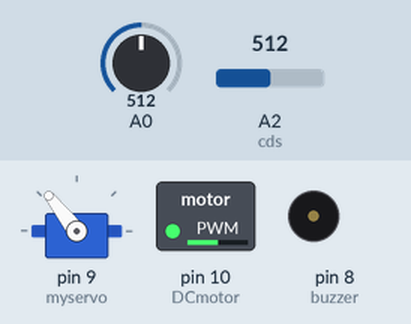
Recording of a sketch running on a simulated Arduino Uno, built with avr-gcc and run on an emulated ATmega328P. Parts: servo, switched loads named in the sketch (green lamp = pin HIGH), buzzer (waves = sounding, pin HIGH). Inputs (shaded band) come from the test bench; at power-on: A0 = 512, A2 (cds) = 512. What the sketch prints to the serial monitor is not drawn.

Above: at 3.2 s.
3.3 s: A0 set to 710
At 6.1 s:
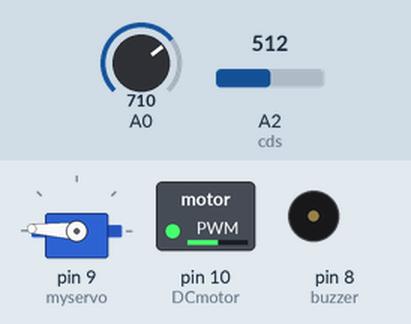
6.5 s: A0 set to 736
At 8.1 s:
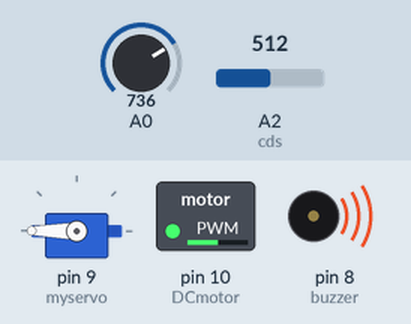
13.2 s: A2 (cds) set to 716
At 18.0 s:
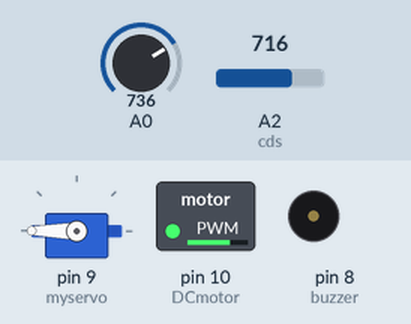
18.9 s: A2 (cds) set to 900
At 21.6 s:
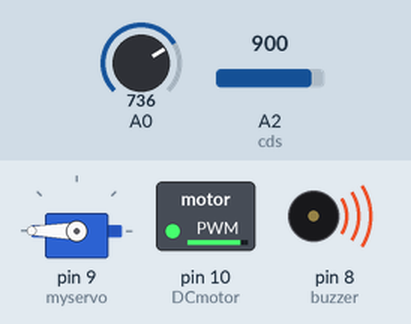
25.6 s: A0 set to 716
At 27.2 s:
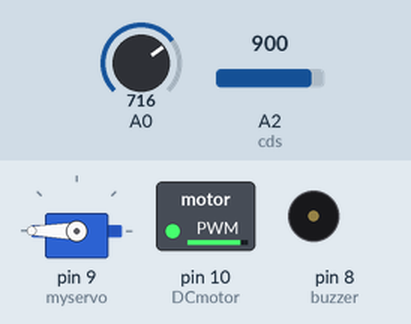
30.9 s: A2 (cds) set to 170
At 32.5 s:
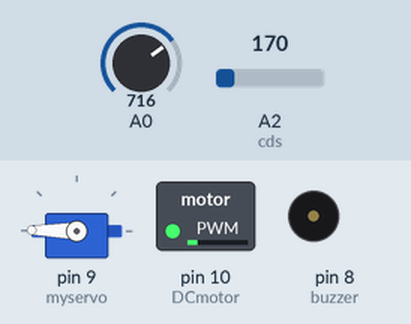
Timing chart, 0 to 34.0 s (numbered marks = the images above; inputs shaded):
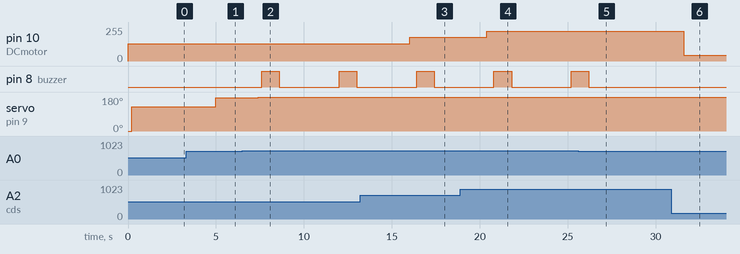

The sketch:

golden_bell_C26-2.ino
```cpp
#include<Servo.h>
int DCmotor=10;
int buzzer = 8;
Servo myservo;
#define cds A2

void setup() {
  pinMode(DCmotor,OUTPUT);
  pinMode(buzzer,OUTPUT);
  pinMode(cds, INPUT);
  Serial.begin(9600);
  myservo.attach(9);
  myservo.write(0);
}

void loop() {

  int cdsvalue = analogRead(A2);
  analogWrite(DCmotor,cdsvalue/4);
  Serial.println("빛의 양 : ");
  Serial.println(cdsvalue);
  Serial.println("\n");
  delay(200);

  int potentiometer=(analogRead(A0)/4);
  myservo.write(potentiometer);
  Serial.println("가변저항 : ");
  Serial.print(potentiometer);
  Serial.println("\n\n");
  delay(200);
  if(potentiometer>180)
  {
  digitalWrite(buzzer,HIGH);
  delay(1000);
  digitalWrite(buzzer,LOW);
  delay(1000);
  }
  delay(2000);

}
```

Measured:
- the behaviour switches between 723 and 724 on A0 (found by bisection; images 1 and 2)
- after the input at 3.3 s, servo on pin 9 (myservo): 128° → 177° after 1.7 s
- after the input at 6.5 s, pin 8 (buzzer): alternates HIGH for 1.0 s and LOW for 3.4 s, starting after 1.1 s; servo on pin 9 (myservo): 177° → 180° after 0.90 s
- after the input at 13.2 s, pin 10 (DCmotor): 128/255 → 179/255 after 2.8 s
- after the input at 18.9 s, pin 10 (DCmotor): 179/255 → 225/255 after 1.5 s
- after the input at 25.6 s, pin 8 (buzzer): goes on until 26.2 s, then stays LOW; servo on pin 9 (myservo): 180° → 179° after 3.8 s
- after the input at 30.9 s, pin 10 (DCmotor): 225/255 → 42/255 after 0.71 s
